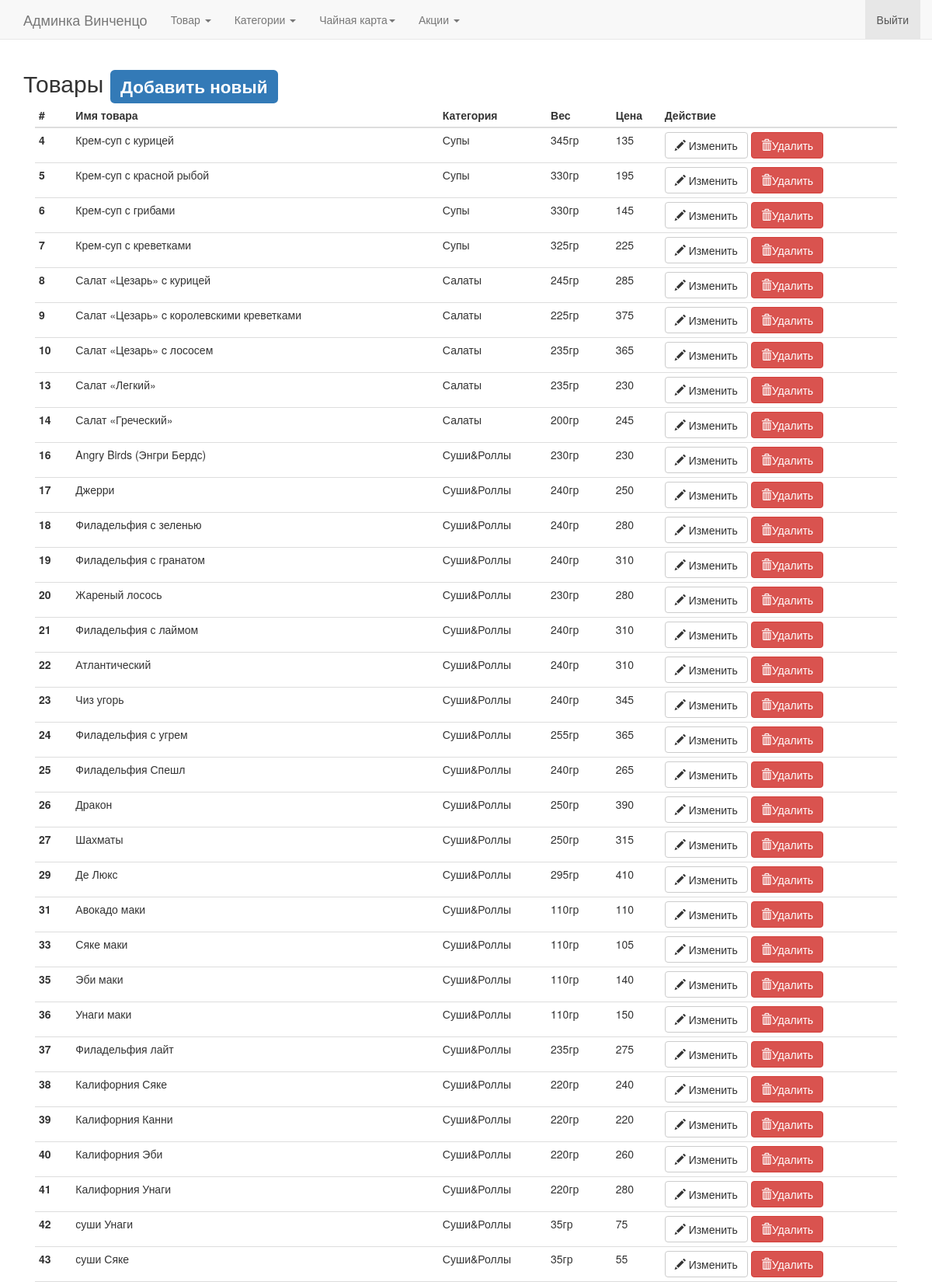
/panel/items (signed in, upper part), run on the app's committed database.
### app/models.py (models this page shows, shortened)
class Items(db.Model):
    id = db.Column(db.Integer, primary_key=True)
    item_name = db.Column(db.String(50))
    item_component = db.Column(db.String(50))
    category_id = db.Column(db.Integer, db.ForeignKey('category.id'))
    weight = db.Column(db.String(50))
    price = db.Column(db.String(50), default=0)
    img = db.Column(db.String(50))
    thumbnail = db.Column(db.String(255))
    cafe_only = db.Column(db.Boolean)
    isportret = db.Column(db.Boolean)

class Category(db.Model):
    id = db.Column(db.Integer, primary_key=True)
    category_name = db.Column(db.String(50))
    alias = db.Column(db.String(50))
    sous = db.Column(db.Boolean, default=False)
    cafe = db.Column(db.Boolean, default=True)
    sort = db.Column(db.Integer)

### app/views.py (the view)
@app.route('/panel/items', methods=['GET', 'POST'])
def items():
    if not session.get('logged_in'):
        return redirect(url_for("adminlogin"))
    all_items = db.session.query(Items, Category).join(Category, Items.category_id == Category.id).all()
    return render_template("items.html", items=all_items)

### app/views.py (called while the page is built)
@app.before_request
def before_request():
    delivery = request.cookies.get('delivery')
    if delivery == "deliveryincafe":
        g.deliverymethod = u"В кафе"
        g.global_sale = 0
    elif delivery == "deliverymyself":
        g.deliverymethod = u"Самовывоз"
        g.global_sale = 10
    elif delivery == "deliveryinhome":
        g.deliverymethod = u"Доставка на дом"
        g.global_sale = 0
    else:
        g.deliverymethod = u"Доставка на дом"
        g.global_sale = 0
    g.delivery = delivery
    g.user = current_user

### app/templates/items.html
{% extends "panel.html" %}
{% block body %}
    <h2>Товары <a href="{{ url_for("item_add") }}"><span class="label label-primary">Добавить новый</span></a></h2>
    <div class="table-responsive col-md-12 col-lg-12">
        <table id="dts" class="table table-condensed">
            <thead>
            <tr>
                <th>#</th>
                <th>Имя товара</th>
                <th>Категория</th>
                <th>Вес</th>
                <th>Цена</th>
                <th>Действие</th>
            </tr>
            </thead>
            <tbody>
            {% for item in items %}
                <tr>
                    <th scope="row">{{ item[0].id }}</th>
                    <td>{{ item[0].item_name }}</td>
                    <td>{{ item[1].category_name }}</td>
                    <td>{{ item[0].weight }}</td>
                    <td>{{ item[0].price }}</td>
                    <td>
                        <a href="{{ url_for("item_edit",item_id=item[0].id) }}" type="button" title="{{ item.item_name }}" name="{{ item.id }}" class="btn btn-default" aria-label="Изменить">
                            <span class="glyphicon glyphicon-pencil" aria-hidden="true"></span>
                            Изменить
                        </a>
                        <button type="button" name="{{ item[0].id }}" class="btn btn-danger delete_item" aria-label="Удалить">
                            <span class="glyphicon glyphicon-trash" aria-hidden="true"></span>Удалить
                        </button>
                    </td>
                </tr>
            {% endfor %}
            </tbody>
        </table>
    </div>
{% endblock %}

### data on the page
Items: id "4", item_name "Крем-суп с курицей", category_name "Супы", weight "345гр", price "135"
Items: id "5", item_name "Крем-суп с красной рыбой", category_name "Супы", weight "330гр", price "195"
Items: id "6", item_name "Крем-суп с грибами", category_name "Супы", weight "330гр", price "145"
Items: id "7", item_name "Крем-суп с креветками", category_name "Супы", weight "325гр", price "225"
Items: id "8", item_name "Салат «Цезарь» c курицей", category_name "Салаты", weight "245гр", price "285"
Items: id "9", item_name "Салат «Цезарь» c королевскими креветками", category_name "Салаты", weight "225гр", price "375"
Items: id "10", item_name "Салат «Цезарь» c лососем", category_name "Салаты", weight "235гр", price "365"
Items: id "13", item_name "Салат «Легкий»", category_name "Салаты", weight "235гр", price "230"
Items: id "14", item_name "Салат «Греческий»", category_name "Салаты", weight "200гр", price "245"
Items: id "16", item_name "Angry Birds (Энгри Бердс)", category_name "Суши&Роллы", weight "230гр", price "230"
Items: id "17", item_name "Джерри", category_name "Суши&Роллы", weight "240гр", price "250"
Items: id "18", item_name "Филадельфия с зеленью", category_name "Суши&Роллы", weight "240гр", price "280"
Items: id "19", item_name "Филадельфия с гранатом", category_name "Суши&Роллы", weight "240гр", price "310"
Items: id "20", item_name "Жареный лосось", category_name "Суши&Роллы", weight "230гр", price "280"
Items: id "21", item_name "Филадельфия с лаймом", category_name "Суши&Роллы", weight "240гр", price "310"
Items: id "22", item_name "Атлантический", category_name "Суши&Роллы", weight "240гр", price "310"
Items: id "23", item_name "Чиз угорь", category_name "Суши&Роллы", weight "240гр", price "345"
Items: id "24", item_name "Филадельфия с угрем", category_name "Суши&Роллы", weight "255гр", price "365"
Items: id "25", item_name "Филадельфия Спешл", category_name "Суши&Роллы", weight "240гр", price "265"
Items: id "26", item_name "Дракон", category_name "Суши&Роллы", weight "250гр", price "390"
Items: id "27", item_name "Шахматы", category_name "Суши&Роллы", weight "250гр", price "315"
Items: id "29", item_name "Де Люкс", category_name "Суши&Роллы", weight "295гр", price "410"
Items: id "31", item_name "Авокадо маки", category_name "Суши&Роллы", weight "110гр", price "110"
Items: id "33", item_name "Сяке маки", category_name "Суши&Роллы", weight "110гр", price "105"
Items: id "35", item_name "Эби маки", category_name "Суши&Роллы", weight "110гр", price "140"
Items: id "36", item_name "Унаги маки", category_name "Суши&Роллы", weight "110гр", price "150"
Items: id "37", item_name "Филадельфия лайт", category_name "Суши&Роллы", weight "235гр", price "275"
Items: id "38", item_name "Калифорния Сяке", category_name "Суши&Роллы", weight "220гр", price "240"
Items: id "39", item_name "Калифорния Канни", category_name "Суши&Роллы", weight "220гр", price "220"
Items: id "40", item_name "Калифорния Эби", category_name "Суши&Роллы", weight "220гр", price "260"
Items: id "41", item_name "Калифорния Унаги", category_name "Суши&Роллы", weight "220гр", price "280"
Items: id "42", item_name "суши Унаги", category_name "Суши&Роллы", weight "35гр", price "75"
Items: id "43", item_name "суши Сяке", category_name "Суши&Роллы", weight "35гр", price "55"
